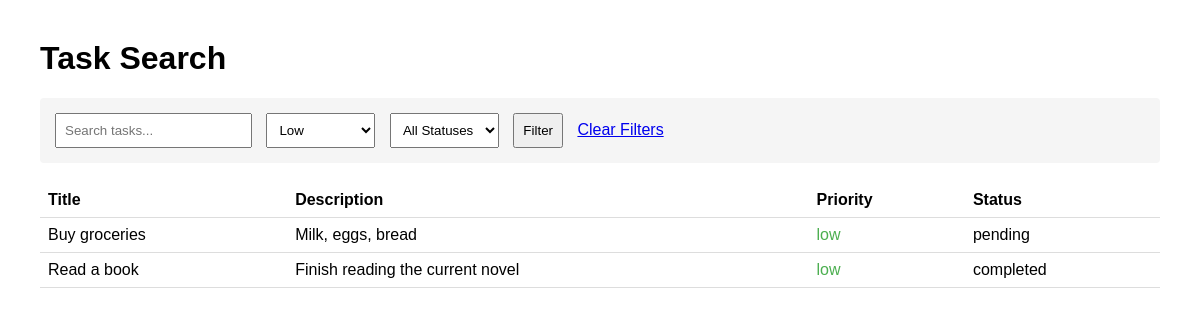
Screenshot of /exercise3-search/index.php?priority=low with the database file from the repository.
### tables this page shows
CREATE TABLE tasks (
    id INT AUTO_INCREMENT PRIMARY KEY,
    user_id INT NOT NULL,
    title VARCHAR(100) NOT NULL,
    description TEXT,
    priority ENUM('low', 'medium', 'high') DEFAULT 'medium',
    status ENUM('pending', 'in_progress', 'completed') DEFAULT 'pending',
    completed_at TIMESTAMP NULL,
    created_at TIMESTAMP DEFAULT CURRENT_TIMESTAMP,
    FOREIGN KEY (user_id) REFERENCES users(id)
);

### exercise3-search/index.php (the view, shortened to what this page needs)
<?php
require_once "../config.php";
$search = isset($_GET['search']) ? trim($_GET['search']) : '';
$priority = isset($_GET['priority']) ? $_GET['priority'] : '';
$status = isset($_GET['status']) ? $_GET['status'] : '';
$sql = "SELECT * FROM tasks WHERE 1=1";
$params = [];
if ($priority) {
    $sql .= " AND priority = ?";
    $params[] = $priority;
}
$sql .= " ORDER BY created_at DESC";
$statement = $connection->prepare($sql);
$statement->execute($params);
$tasks = $statement->fetchAll(PDO::FETCH_ASSOC);
?>
<!DOCTYPE html>
<html lang="en">
<head>
</head>
<body>
    <main>
        <header>
            <h1>Task Search</h1>
        </header>
        <section class="filters">
            <form method="get">
                <input type="text" name="search" placeholder="Search tasks..."
                       value="<?php echo htmlspecialchars($search); ?>">
                <select name="priority">
                    <option value="low" <?php echo $priority === 'low' ? 'selected' : ''; ?>>Low</option>
                </select>
                <select name="status">
                    <option value="">All Statuses</option>
                </select>
                <input type="submit" value="Filter">
                <?php if($search || $priority || $status): ?>
                    <a href="index.php">Clear Filters</a>
                <?php endif; ?>
            </form>
        </section>
        <section>
            <table>
                <thead>
                    <tr>
                        <th>Title</th>
                        <th>Description</th>
                        <th>Priority</th>
                        <th>Status</th>
                    </tr>
                </thead>
                <tbody>
                    <?php foreach($tasks as $task): ?>
                    <tr>
                        <td><?php echo htmlspecialchars($task['title']); ?></td>
                        <td><?php echo htmlspecialchars($task['description']); ?></td>
                        <td class="priority-<?php echo $task['priority']; ?>">
                            <?php echo htmlspecialchars($task['priority']); ?>
                        </td>
                        <td><?php echo htmlspecialchars($task['status']); ?></td>
                    </tr>
                    <?php endforeach; ?>
                </tbody>
            </table>
        </section>
    </main>
</body>
</html>

### exercise3-search/index.php (style rules this page uses)
body { font-family: Arial; margin: 40px; }
.filters { margin-bottom: 20px; padding: 15px; background: #f5f5f5; border-radius: 4px; }
.filters input, .filters select { padding: 8px; margin-right: 10px; }
table { width: 100%; border-collapse: collapse; margin-top: 20px; }
th, td { padding: 8px; text-align: left; border-bottom: 1px solid #ddd; }
.priority-low { color: #4CAF50; }

### rows the page displays
tasks: title "Buy groceries", description "Milk, eggs, bread", priority "low", status "pending"
tasks: title "Read a book", description "Finish reading the current novel", priority "low", status "completed"
